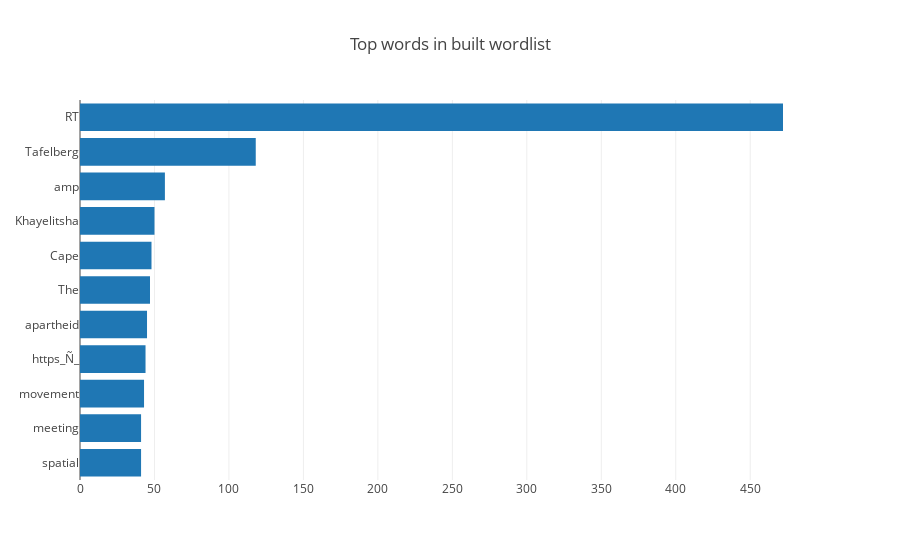

Notebook source saved alongside this figure:
### Code cell
words = pd.read_csv("/Users/boratonaj/Desktop/Data_Science/Assessment/CT_Tweets_Analysis_Report/data/wordlist.csv",encoding='latin1')
x_words = list(words.loc[0:10,"word"])
x_words.reverse()
y_occ = list(words.loc[0:10,"occurrences"])
y_occ.reverse()

dist = [
    graph_objs.Bar(
        x=y_occ,
        y=x_words,
        orientation="h"
)]
plotly.offline.iplot({"data":dist, "layout":graph_objs.Layout(title="Top words in built wordlist")})

### Figure 1 — Plotly figure (JSON) as saved in the notebook; plotly's stock layout.template omitted (floating-point values rounded to 4 significant figures)
{"data": [{"orientation": "h", "type": "bar", "x": [41, 41, 43, 44, 45, 47, 48, 50, 57, 118, 472], "y": ["spatial", "meeting", "movement", "https_Ñ_", "apartheid", "The", "Cape", "Khayelitsha", "amp", "Tafelberg", "RT"]}], "layout": {"title": "Top words in built wordlist"}}
